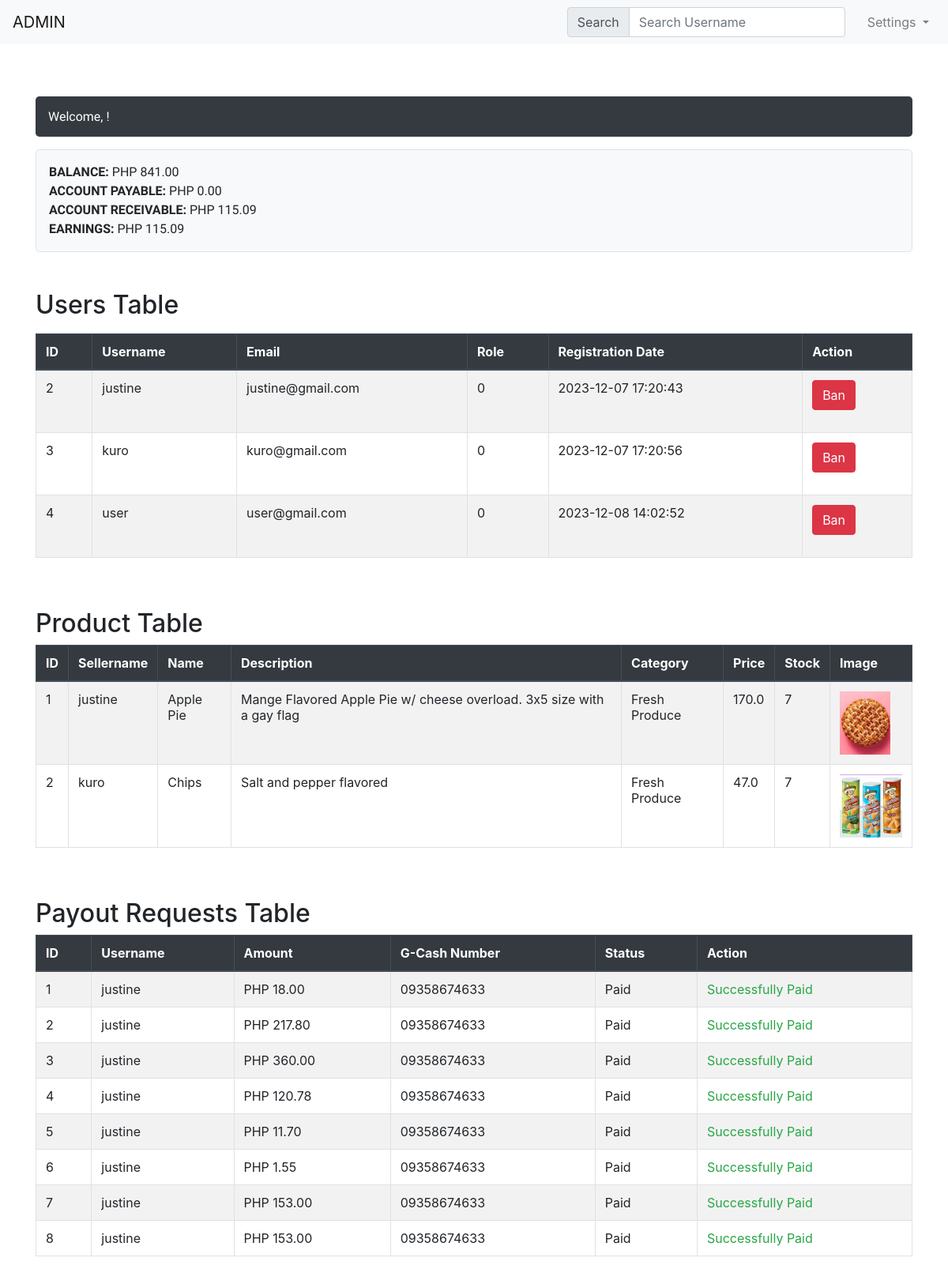
The page /admin on the database its author committed.
### shop/models.py (models this page shows, shortened)
class Erp(db.Model):
    id = db.Column(db.Integer, primary_key=True)
    username = db.Column(db.String(255), nullable=False)
    balance = db.Column(db.Float, nullable=False, default=0)
    payable = db.Column(db.Float, nullable=False, default=0)
    receivable = db.Column(db.Float, nullable=False, default=0)

class User(db.Model):
    __tablename__ = 'users'  # Change the table name as needed
    id = db.Column(db.Integer, primary_key=True)
    name = db.Column(db.String(80), unique=True, nullable=False)
    email = db.Column(db.String(120), unique=True, nullable=False)
    password = db.Column(db.String(60), nullable=False)
    role = db.Column(db.Integer, default=0)
    registration_date = db.Column(db.DateTime, default=datetime.utcnow)

class Product(db.Model):
    id = db.Column(db.Integer, primary_key=True)
    username = db.Column(db.String(255), nullable=False)
    name = db.Column(db.String(100), nullable=False)
    description = db.Column(db.Text, nullable=False)
    category = db.Column(db.String(50), nullable=False)
    price = db.Column(db.Float, nullable=False)
    stock = db.Column(db.Integer, nullable=False)
    image_filename = db.Column(db.String(100))
    cart_items = db.relationship('CartItem', back_populates='product')

class Payout(db.Model):
    id = db.Column(db.Integer, primary_key=True)
    username = db.Column(db.String(255), nullable=False)
    ammount = db.Column(db.Float, nullable=False)
    gcash = db.Column(db.String(255), nullable=False)
    image_filename = db.Column(db.String(255), nullable=True)
    status = db.Column(db.String(100), default='pending')

### shop/routes.py (the view)
@app.route('/admin')
def admin():
    users = User.query.all()
    products = Product.query.all()
    payout_requests = Payout.query.all()
    admin_erp = Erp.query.filter_by(username='admin').first()
    total_balance = db.session.query(func.sum(Erp.balance)).filter(Erp.username != 'admin').scalar()
    pending_payout = db.session.query(func.coalesce(func.sum(Payout.ammount), 0.0)).filter(Payout.status == 'pending').scalar()
    return render_template('admin/admin.html', users=users, products=products, payout_requests=payout_requests, admin_erp=admin_erp, total_balance=total_balance, pending_payout=pending_payout)

### templates/admin/admin.html (shortened to what this page needs)
<!DOCTYPE html>
<html lang="en">
<head>
  <link href="https://stackpath.bootstrapcdn.com/bootstrap/4.3.1/css/bootstrap.min.css" rel="stylesheet">
</head>
<body>
  <nav class="navbar navbar-expand-lg navbar-light bg-light">
    <a class="navbar-brand" href="#">ADMIN</a>
    <div class="collapse navbar-collapse" id="navbarSupportedContent">
      <ul class="navbar-nav mr-auto">
        <li class="nav-item active">
          <a class="nav-link" href="#"> <span class="sr-only">(current)</span></a>
        </li>
      </ul>
      <form class="form-inline my-2 my-lg-0">
        <div class="input-group" style="padding-right: 20px;">
            <div class="input-group-prepend">
                <span class="input-group-text" id="basic-addon1">Search</span>
            </div>
            <input type="text" class="form-control" id="searchInput" placeholder="Search Username">
        </div>
        <ul class="navbar-nav mr-auto">
        <li class="nav-item dropdown">
            <a class="nav-link dropdown-toggle" href="#" id="navbarDropdown" role="button" data-toggle="dropdown"
              aria-haspopup="true" aria-expanded="false">
              Settings
            </a>
          </li>
        </ul>
    </form>
    </div>
  </nav>
  <div class="container mt-3" style="padding-top: 50px;">
        <h6 class="text-white bg-dark p-3 rounded-lg" style="font-family: 'YourCustomFont', sans-serif;">Welcome, {{ session['name'] }}!</h6>
        <div class="info-container mt-3 p-3 border rounded-lg" style="font-family: 'YourCustomFont', sans-serif; background-color: #f8f9fa;">
        <div class="info-label"><strong>BALANCE:</strong> PHP {{ '{:,.2f}'.format(total_balance) }}</div>
        <div class="info-label"><strong>ACCOUNT PAYABLE:</strong> PHP {{ '{:,.2f}'.format(pending_payout | default(0.00)) }}</div>
        <div class="info-label"><strong>ACCOUNT RECEIVABLE:</strong> PHP {{ '{:,.2f}'.format(admin_erp.balance) }}</div>
        <div class="info-label"><strong>EARNINGS:</strong> PHP {{ '{:,.2f}'.format(admin_erp.receivable) }}</div>
    </div>
</div>
  <div class="container mt-5">
    <h2>Users Table</h2>
    <div style="overflow-x: auto;">
        <table class="table table-bordered table-striped">
            <thead class="thead-dark">
                <tr>
                    <th>ID</th>
                    <th>Username</th>
                    <th>Email</th>
                    <th>Role</th>
                    <th>Registration Date</th>
                    <th>Action</th>
                </tr>
            </thead>
            <tbody>
                {% for user in users %}
                    {% if user.role != 1 %}
                        <tr>
                            <td>{{ user.id }}</td>
                            <td>{{ user.name }}</td>
                            <td>{{ user.email }}</td>
                            <td>
                                {% if user.role == 0 %}
                                    {{ user.role }}
                                {% elif user.role == 3 %}
                                    <span style="color: red;">Banned</span>
                                {% endif %}
                            </td>
                            <td>{{ user.registration_date.strftime('%Y-%m-%d %H:%M:%S') }}</td>
                            <td>
                                {% if user.role == 0 %}
                                    <form action="{{ url_for('ban_user', user_id=user.id) }}" method="post">
                                        <button type="submit" class="btn btn-danger">Ban</button>
                                    </form>
                                {% elif user.role == 3 %}
                                    <form action="{{ url_for('unban_user', user_id=user.id) }}" method="post">
                                        <button type="submit" class="btn btn-success">Unban</button>
                                    </form>
                                {% endif %}
                            </td>
                        </tr>
                    {% endif %}
                {% endfor %}
            </tbody>
        </table>
    </div>
</div>
<div class="container mt-5">
    <h2>Product Table</h2>
    <div style="overflow-x: auto;">
        <table class="table table-bordered table-striped">
            <thead class="thead-dark">
                <tr>
                    <th>ID</th>
                    <th>Sellername</th>
                    <th>Name</th>
                    <th>Description</th>
                    <th>Category</th>
                    <th>Price</th>
                    <th>Stock</th>
                    <th>Image</th>
                </tr>
            </thead>
            <tbody>
                {% for product in products %}
                    <tr>
                        <td>{{ product.id }}</td>
                        <td>{{ product.username }}</td>
                        <td>{{ product.name }}</td>
                        <td>{{ product.description }}</td>
                        <td>{{ product.category }}</td>
                        <td>{{ product.price }}</td>
                        <td>{{ product.stock }}</td>
                        <td><img src="{{ url_for('static', filename='images/' + product.image_filename) }}"
                                alt="{{ product.name }}" style="max-width: 80px; max-height: 80px;"></td>
                    </tr>
                {% endfor %}
            </tbody>
        </table>
    </div>
</div>
<div class="container mt-5">
    <h2>Payout Requests Table</h2>
    <div style="overflow-x: auto;">
        <table class="table table-bordered table-striped">
            <thead class="thead-dark">
                <tr>
                    <th>ID</th>
                    <th>Username</th>
                    <th>Amount</th>
                    <th>G-Cash Number</th>
                    <th>Status</th>
                    <th>Action</th>
                </tr>
            </thead>
            <tbody>
                {% for payout_request in payout_requests %}
                    <tr>
                        <td>{{ payout_request.id }}</td>
                        <td>{{ payout_request.username }}</td>
                        <td>PHP {{ '{:,.2f}'.format(payout_request.ammount) }}</td>
                        <td>{{ payout_request.gcash }}</td>
                        <td>{{ payout_request.status }}</td>
                        <td>
                            {% if payout_request.status == 'Paid' %}
                                <span class="text-success">Successfully Paid</span>
                            {% else %}
                                <a href="#" class="btn btn-success" data-toggle="modal" data-target="#uploadModal{{ payout_request.id }}">Process</a>
                            {% endif %}
                        </td>
                    </tr>
                {% endfor %}
            </tbody>
        </table>
    </div>
</div>
</body>
</html>

### rows shown on the page
Erp: balance "115.09", receivable "115.09"
User: id "2", name "justine", email "justine@gmail.com", role "0", registration_date "2023-12-07 17:20:43"
User: id "3", name "kuro", email "kuro@gmail.com", role "0", registration_date "2023-12-07 17:20:56"
User: id "4", name "user", email "user@gmail.com", role "0", registration_date "2023-12-08 14:02:52"
Product: id "1", username "justine", name "Apple Pie", description "Mange Flavored Apple Pie w/ cheese overload. 3x5 size with a gay flag", category "Fresh Produce", price "170.0", stock "7", image_filename (picture)
Product: id "2", username "kuro", name "Chips", description "Salt and pepper flavored", category "Fresh Produce", price "47.0", stock "7", image_filename (picture)
Payout: id "1", username "justine", ammount "18.00", gcash "09358674633", status "Paid", shows "Successfully Paid"
Payout: id "2", username "justine", ammount "217.80", gcash "09358674633", status "Paid", shows "Successfully Paid"
Payout: id "3", username "justine", ammount "360.00", gcash "09358674633", status "Paid", shows "Successfully Paid"
Payout: id "4", username "justine", ammount "120.78", gcash "09358674633", status "Paid", shows "Successfully Paid"
Payout: id "5", username "justine", ammount "11.70", gcash "09358674633", status "Paid", shows "Successfully Paid"
Payout: id "6", username "justine", ammount "1.55", gcash "09358674633", status "Paid", shows "Successfully Paid"
Payout: id "7", username "justine", ammount "153.00", gcash "09358674633", status "Paid", shows "Successfully Paid"
Payout: id "8", username "justine", ammount "153.00", gcash "09358674633", status "Paid", shows "Successfully Paid"

### other values the page prints
{{ '{:,.2f}'.format(total_balance) }} "841.00"
{{ '{:,.2f}'.format(pending_payout | default(0.00)) }} "0.00"
